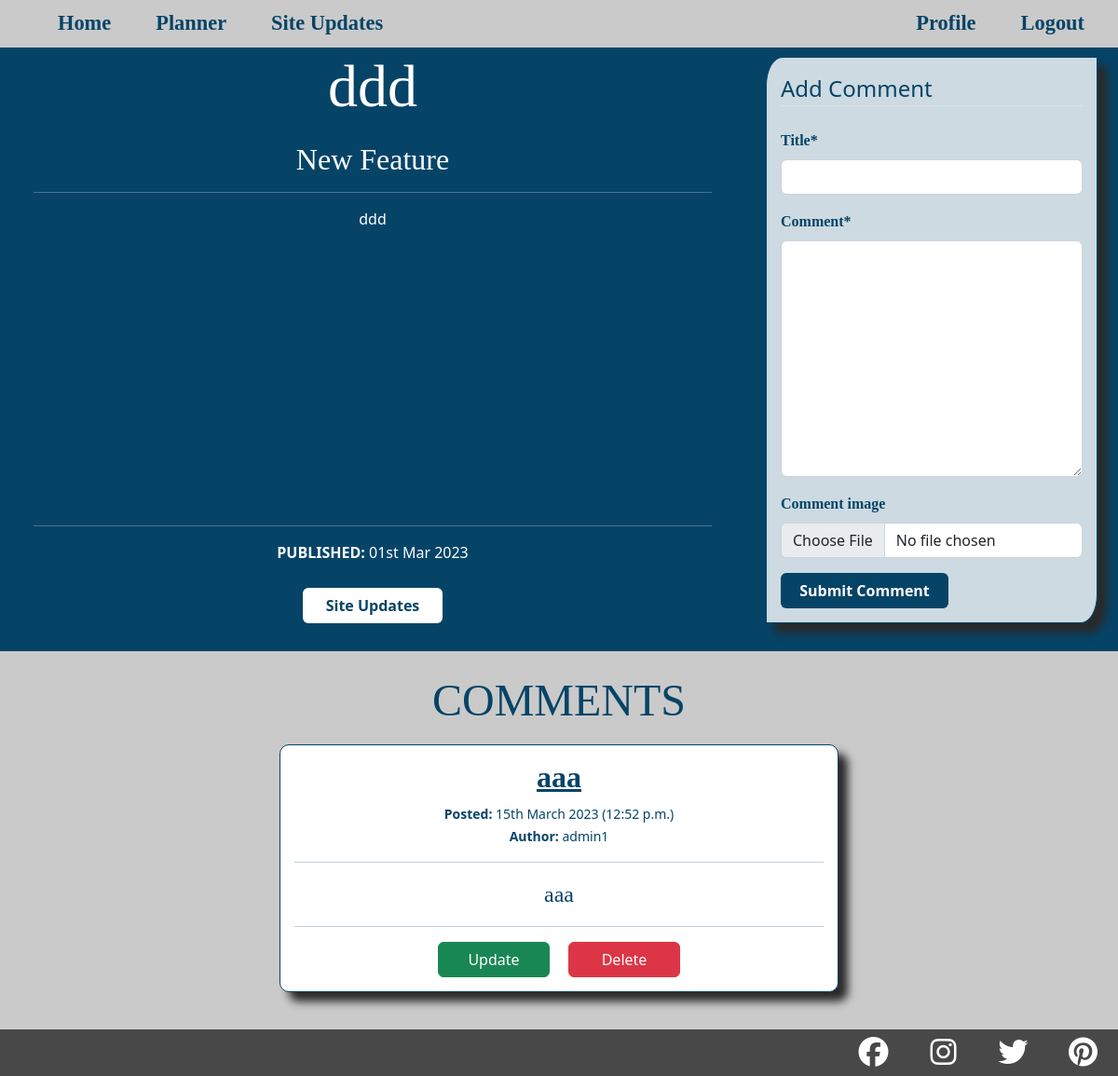
The app's page /updates/18/ (signed in), older data.
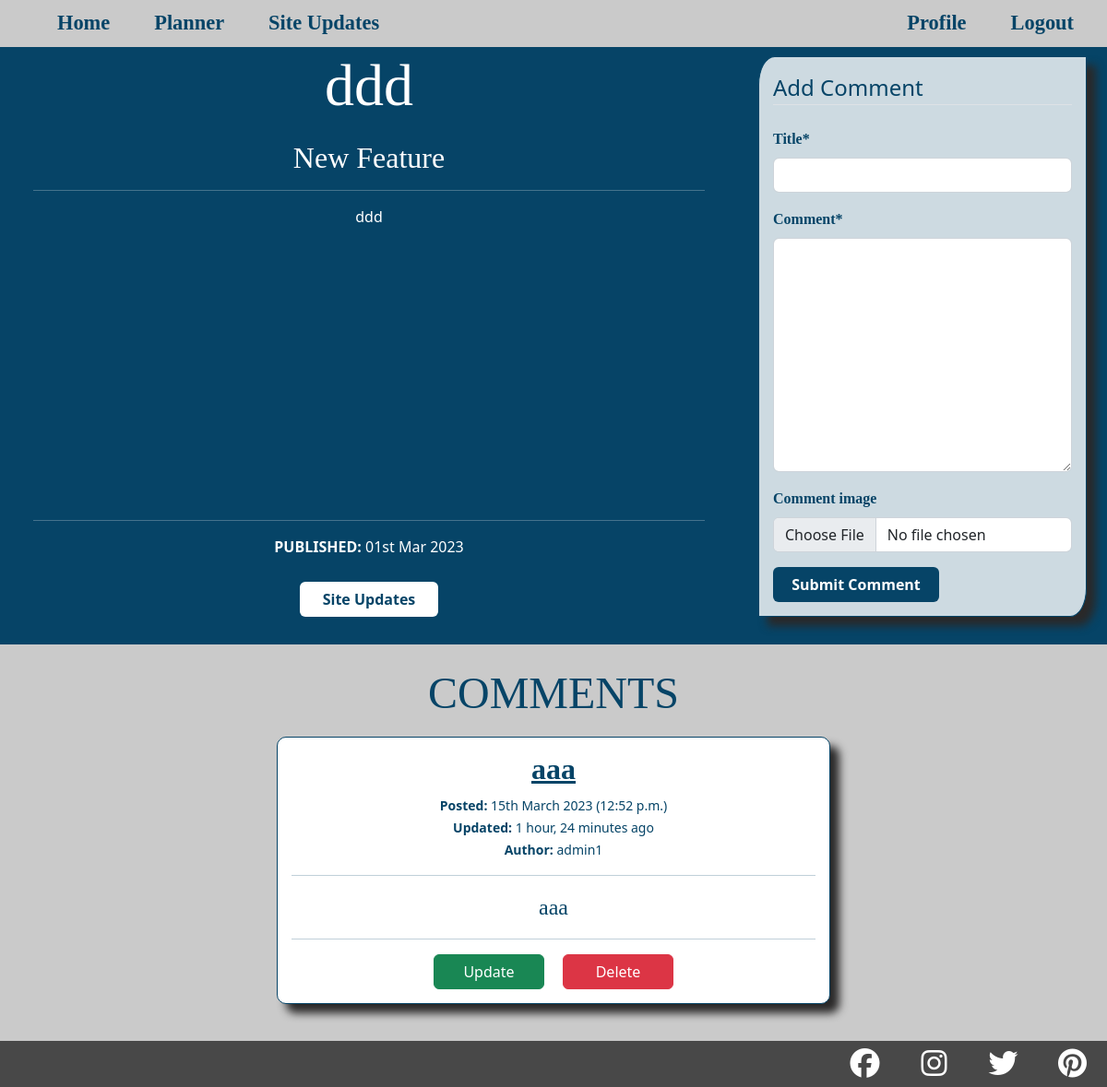
The same page, newer data.
### site_updates/models.py (models this page shows, shortened)
class UpdateComment(models.Model):
    site_update = models.ForeignKey(Update, on_delete=models.CASCADE)
    author = models.ForeignKey(User, on_delete=models.CASCADE)
    title = models.CharField(max_length=100)
    comment = models.TextField()
    comment_image = ResizedImageField(
                                        upload_to='media/comment_pics/',
                                        blank=True,
                                        size=[600, None],
                                        force_format='JPEG')
    action_taken = models.TextField(blank=True)
    action_image = ResizedImageField(
                                        upload_to='media/comment_pics/',
                                        blank=True,
                                        size=[600, None],
                                        force_format='JPEG')
    created_on = models.DateTimeField(auto_now_add=True)
    updated_on = models.DateTimeField(auto_now=True)
    comment_status = models.IntegerField(choices=COMMENT_STATUS, default=0)
    class Meta:
        ordering = ('-created_on',)

### site_updates/views.py (the view, shortened to what this page needs)
# urls.py: path('<int:pk>/', AdminDetailUpdateView.as_view(), name="admin-update-detail"),
class AdminDetailUpdateView(LoginRequiredMixin, View):
    login_url = '/login/required'
    redirect_field_name = 'redirect_to'
    def get(self, request, pk):
        update_objects = Update.objects.all()
        update = get_object_or_404(update_objects, pk=pk)
        comments = UpdateComment.objects.filter(site_update=update)
        for comment in comments:
            a = str(comment.updated_on - comment.created_on)
            if '0:00:00' in a:
                comment.updated_on = None
        return render(
            request,
            "site_updates/admin-update-detail.html",
            {
                "update": update,
                "comments": comments,
                "comment_form": CommentForm()
            }
        )

### site_updates/forms.py
class CommentForm(forms.ModelForm):
    class Meta:
        model = UpdateComment
        fields = ['title', 'comment', 'comment_image']

### site_updates/models.py (called while the page is built)
    def __str__(self):
        return self.topic_catagory

### site_updates/templates/site_updates/admin-update-detail.html (shortened to what this page needs)
{% extends "base.html" %}
{% load crispy_forms_tags %}
{% block content %}
<div class="container-fluid top-div">
    <div class="row">
        <div class="col-12 col-lg-8 p-0">
            <div class="update-card-comment-page">
                <div class="update-card-title">
                    <h1 class="m-0 p-1">{{ update.title }}</h1>
                </div>
                <div class="update-card-content p-3 text-center">
                    <div><h5>{{ update.topic }}</h5></div>
                    <hr>
                    <div>{{ update.content|linebreaksbr }}</div>
                </div>
                <div class="update-card-posted-date p-3 text-center">
                    <hr>
                    <div><strong>PUBLISHED: </strong>{{ update.published_on|date:"dS M Y" }}</div>
                </div>
                <div class="butons-container-back-add">
                    <div class="update-card-comment-btn">
                        <a class="btn" href="{% url 'all-admin-updates' %}">Site Updates</a>
                    </div>
                </div>
            </div>
        </div>
        <div class="d-none d-lg-inline col">
            <div class="comment-form-section">
                <form method="POST" enctype="multipart/form-data">
                    <fieldset class="form-group">
                        <legend class="border-bottom mb-4">Add Comment</legend>
                        {{ comment_form|crispy }}
                    </fieldset>
                    <div class="form-group">
                        <button class="btn btn-comment-submit" type="submit">Submit Comment</button>
                    </div>
                </form>
            </div>
        </div>
    </div>
</div>
<div class="comments-section">
    <h3 class="text-center pt-3 mt-2">COMMENTS</h3>
    {% for comment in comments %}
        <div class="comment-card text-center">
            <h5>{{ comment.title }}</h5>
            <div><small><strong>Posted:</strong> {{ comment.created_on|date:"dS F Y (P)" }}</small></div>
            {% if comment.updated_on %}
                <div><small><strong>Updated:</strong> {{ comment.updated_on|timesince }} ago</small></div>
            {% endif %}
            <div><small><strong>Author:</strong> {{ comment.author }}</small></div>
            <hr>
            <div class="comments-txt">{{ comment.comment|linebreaksbr }}</div>
            {% if user == comment.author %}
            <hr>
            <div class="add-delete-btn-container">
                <a class="btn btn-success" href="{% url 'comment-update' comment.pk %}">Update</a>
                <a class="btn btn-danger" href="{% url 'comment-delete' comment.pk %}">Delete</a>
            </div>
            {% endif %}
        </div>
    {% endfor %}
</div>
{% endblock %}

Row changes from the older to the newer data that the page shows:
changed UpdateComment "aaa": updated_on (not shown) → "1 hour, 24 minutes"
